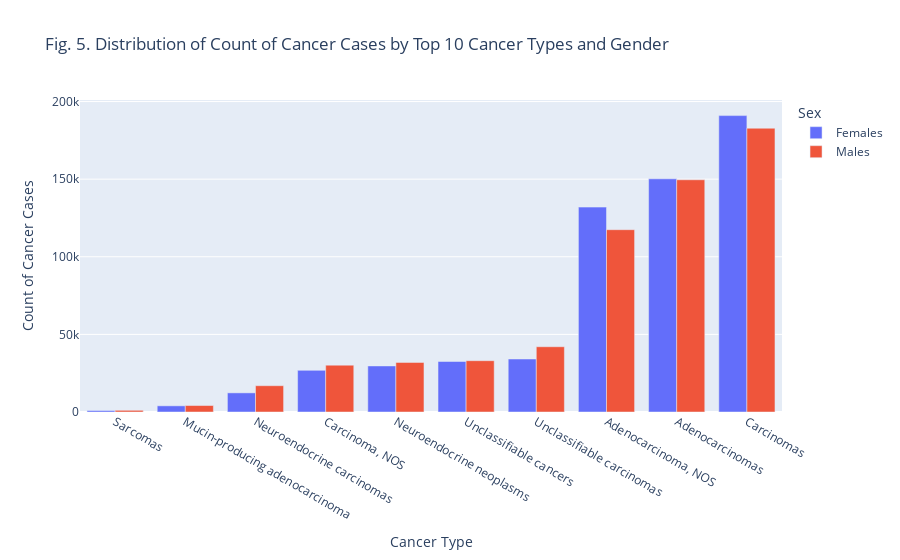

Notebook source saved alongside this figure:
### Markdown cell above
#### 5.0.2.2. Distribution of Count of Cancer Cases by Top 10 Cancer Types and Sex <a id='sex-persons'></a>

### Code cell
# Get the top 10 most frequent cancer types
top_10_cancer_types = IHMEGDX['Cancer type'].value_counts().nlargest(10).index

# Filter the dataset to include only the top 10 cancer types
df_top_10 = IHMEGDX[IHMEGDX['Cancer type'].isin(top_10_cancer_types)]

# Group the data by 'Cancer type' and 'Sex' and sum the counts for each group
df_cancer_sex = df_top_10.groupby(['Cancer type', 'Sex'])['Count for cancer type'].sum().reset_index()

# Sort the DataFrame by 'Count for cancer type' in ascending order
df_cancer_sex_sorted = df_cancer_sex.sort_values(by='Count for cancer type', ascending=True)

# Plotting the grouped bar chart
fig = px.bar(df_cancer_sex_sorted, 
             x='Cancer type', 
             y='Count for cancer type', 
             color='Sex', 
             barmode='group',
             title='Fig. 5. Distribution of Count of Cancer Cases by Top 10 Cancer Types and Gender',
             labels={'Cancer type': 'Cancer Type', 'Count for cancer type': 'Count of Cancer Cases', 'Sex': 'Sex'})

fig.show()

### Figure 1 — Plotly figure (JSON) as saved in the notebook; plotly's stock layout.template omitted (floating-point values rounded to 4 significant figures)
{"data": [{"alignmentgroup": "True", "hovertemplate": "Sex=Females<br>Cancer Type=%{x}<br>Count of Cancer Cases=%{y}<extra></extra>", "legendgroup": "Females", "marker": {"color": "#636efa", "pattern": {"shape": ""}}, "name": "Females", "offsetgroup": "Females", "orientation": "v", "showlegend": true, "textposition": "auto", "type": "bar", "x": ["Sarcomas", "Mucin-producing adenocarcinoma", "Neuroendocrine carcinomas", "Carcinoma, NOS", "Neuroendocrine neoplasms", "Unclassifiable cancers", "Unclassifiable carcinomas", "Adenocarcinoma, NOS", "Adenocarcinomas", "Carcinomas"], "xaxis": "x", "y": [933, 3975, 12325, 26825, 29680, 32535, 34134, 132000.0, 150200.0, 190900.0], "yaxis": "y"}, {"alignmentgroup": "True", "hovertemplate": "Sex=Males<br>Cancer Type=%{x}<br>Count of Cancer Cases=%{y}<extra></extra>", "legendgroup": "Males", "marker": {"color": "#EF553B", "pattern": {"shape": ""}}, "name": "Males", "offsetgroup": "Males", "orientation": "v", "showlegend": true, "textposition": "auto", "type": "bar", "x": ["Sarcomas", "Mucin-producing adenocarcinoma", "Neuroendocrine carcinomas", "Carcinoma, NOS", "Neuroendocrine neoplasms", "Unclassifiable cancers", "Unclassifiable carcinomas", "Adenocarcinoma, NOS", "Adenocarcinomas", "Carcinomas"], "xaxis": "x", "y": [1092, 4167, 16934, 30169, 31933, 33053, 42042, 117400.0, 149600.0, 182800.0], "yaxis": "y"}], "layout": {"barmode": "group", "legend": {"title": {"text": "Sex"}, "tracegroupgap": 0}, "title": {"text": "Fig. 5. Distribution of Count of Cancer Cases by Top 10 Cancer Types and Gender"}, "xaxis": {"anchor": "y", "domain": [0, 1], "title": {"text": "Cancer Type"}}, "yaxis": {"anchor": "x", "domain": [0, 1], "title": {"text": "Count of Cancer Cases"}}}}
